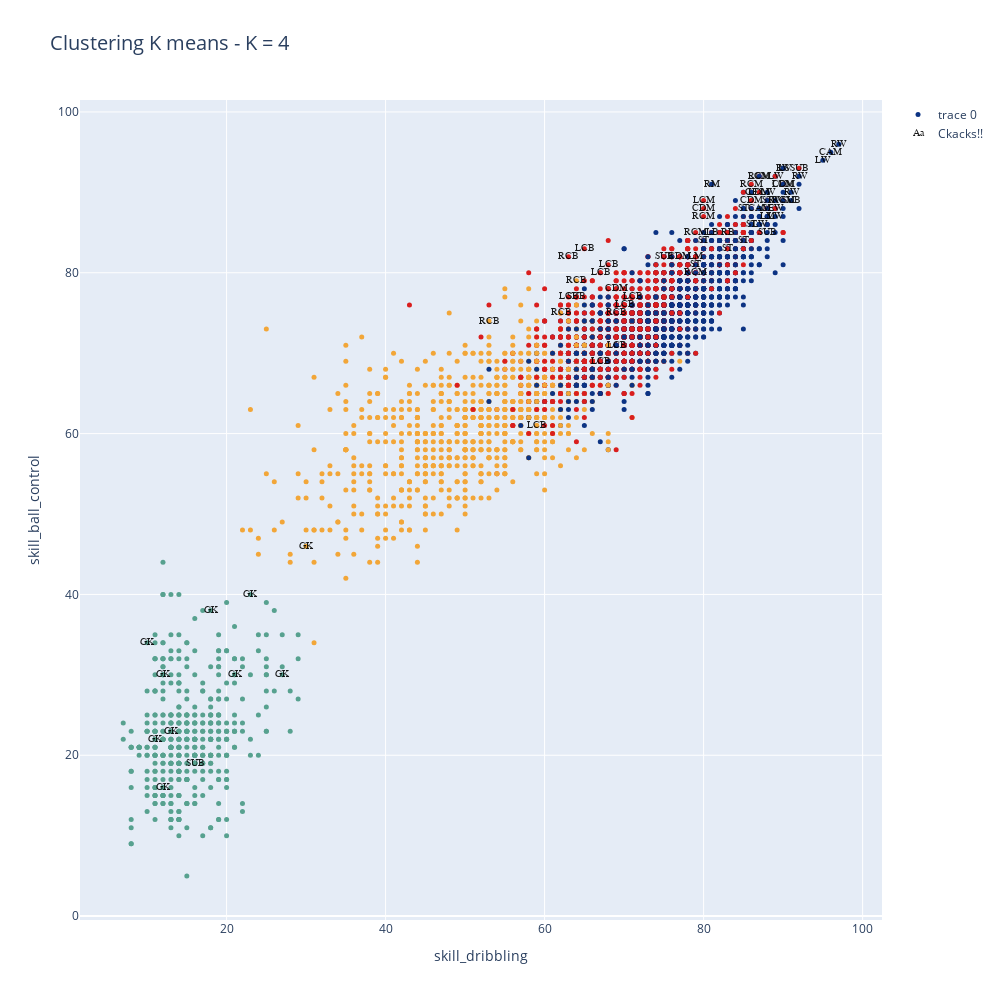

The notebook cell this image was saved under:
### Markdown cell above
**Graficamos el resultado kmedias con la cantidad de clases elegida: Visualizamos de a dos variables por vez**

### Code cell
data=[]
bool_crack=df_n["overall"] > 85
bool_no_crack=df_n["overall"]<86


#Eligo dos números entre 0 y  de n_skills-1
skill_1=skills_ratings[skills_ratings.index('skill_dribbling')]
skill_2=skills_ratings[skills_ratings.index('skill_ball_control')]

'''
'attacking_crossing', 'attacking_finishing', 'attacking_heading_accuracy',
                  'passing', 'attacking_short_passing', 'attacking_volleys', 'dribbling',
                  'skill_dribbling', 'skill_curve', 'skill_fk_accuracy',
                  'skill_ball_control', 'movement_acceleration',
                  'movement_sprint_speed', 'movement_agility', 'movement_reactions',
                  'movement_balance', 'power_shot_power', 'power_jumping', 'power_stamina',
                  'power_strength', 'power_long_shots', 'mentality_aggression',
                  'mentality_interceptions', 'mentality_positioning', 'mentality_vision',
                  'mentality_penalties',  'mentality_composure', 'defending_marking',
                  'defending_standing_tackle', 'defending_sliding_tackle',
                  'goalkeeping_diving', 
                  'goalkeeping_handling', 'goalkeeping_kicking',
                  'goalkeeping_positioning', 'goalkeeping_reflexes',]
print(len(skills_ratings), 'variables numéricas de desempeño según habilidad'
'''

kmean_clusters = go.Scatter(x=df_skills[skill_1], y=df_skills[skill_2],
                            mode='markers',
                            text=df_n.loc[:,'team_position'],
                            marker=dict(
                                size=5,
                                color = clusters.astype(np.float), #set color equal to a variable
                                colorscale='Portland',
                                showscale=False)
                           )

crack =go.Scatter(x=df_skills.loc[bool_crack,skill_1], y=df_skills.loc[bool_crack,skill_2],name='Ckacks!!',
                      text=df_n.loc[bool_crack,'team_position'],
                      textfont=dict(family='sans serif',size=10,color='black'),
                      opacity=0.9,mode='text')

data=[kmean_clusters,crack]

layout = go.Layout(title="Clustering K means - K = {} ".format(n_clust),titlefont=dict(size=20),
                xaxis=dict(title=skill_1),
                yaxis=dict(title=skill_2),
                autosize=False, width=1000,height=1000)

fig = go.Figure(data=data, layout=layout)

iplot(fig)

### Figure 1 — Plotly figure (JSON) as saved in the notebook; plotly's stock layout.template omitted (floating-point values rounded to 4 significant figures; data arrays with more than 128 entries replaced by an {"elided": "..."} marker saying what was removed)
{"data": [{"marker": {"color": {"elided": "4756 int values"}, "colorscale": [[0, "rgb(12,51,131)"], [0.25, "rgb(10,136,186)"], [0.5, "rgb(242,211,56)"], [0.75, "rgb(242,143,56)"], [1, "rgb(217,30,30)"]], "showscale": false, "size": 5}, "mode": "markers", "text": {"elided": "4756 str values"}, "type": "scatter", "x": {"elided": "4756 int values"}, "y": {"elided": "4756 int values"}}, {"mode": "text", "name": "Ckacks!!", "opacity": 0.9, "text": ["RW", "LW", "CAM", "GK", "LW", "RCM", "GK", "LCB", "RCM", "RW", "RW", "LCB", "ST", "GK", "GK", "RCM", "LCB", "ST", "LCB", "ST", "ST", "CDM", "LW", "RW", "LDM", "GK", "LW", "RM", "GK", "RCB", "GK", "GK", "GK", "LCM", "ST", "RCB", "LCM", "CAM", "LM", "LW", "LCB", "RW", "CDM", "LM", "CDM", "LCB", "CF", "LCB", "SUB", "LCB", "RCB", "LB", "CDM", "SUB", "LS", "SUB", "RCB", "LCB", "RCM", "SUB", "GK", "RB", "SUB", "CF", "RCM", "CDM", "LW", "RCB", "LCM", "RCM", "SUB", "ST", "ST"], "textfont": {"color": "black", "family": "sans serif", "size": 10}, "type": "scatter", "x": [97, 89, 96, 12, 95, 86, 21, 70, 87, 89, 91, 69, 80, 27, 18, 79, 59, 88, 65, 85, 85, 80, 88, 90, 87, 23, 89, 81, 13, 63, 12, 30, 10, 87, 79, 53, 80, 87, 79, 89, 63, 92, 69, 88, 77, 67, 86, 71, 91, 68, 62, 81, 90, 16, 90, 88, 64, 67, 90, 64, 11, 83, 92, 88, 80, 86, 87, 69, 90, 79, 75, 83, 86], "y": [96, 92, 95, 30, 94, 91, 30, 76, 92, 89, 90, 71, 84, 30, 38, 80, 61, 89, 83, 84, 88, 88, 90, 93, 90, 40, 88, 91, 23, 82, 16, 46, 34, 92, 81, 74, 89, 88, 82, 87, 77, 92, 78, 87, 82, 80, 90, 77, 89, 81, 75, 85, 91, 19, 93, 85, 79, 69, 89, 77, 22, 85, 93, 88, 87, 89, 86, 75, 91, 85, 82, 83, 86]}], "layout": {"autosize": false, "height": 1000, "title": {"font": {"size": 20}, "text": "Clustering K means - K = 4 "}, "width": 1000, "xaxis": {"title": {"text": "skill_dribbling"}}, "yaxis": {"title": {"text": "skill_ball_control"}}}}
